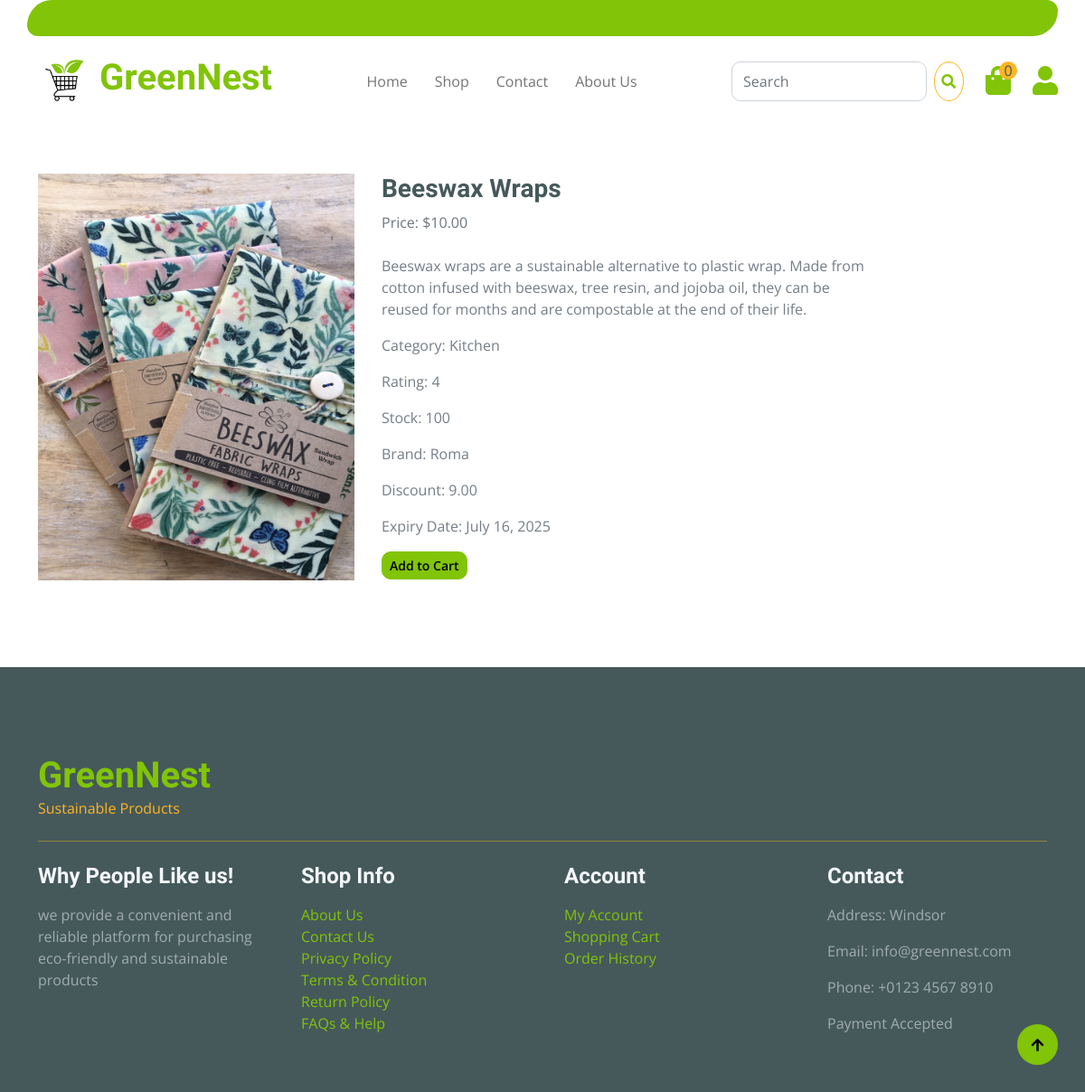
/product/1/, run on the app's committed database.
### landingPage/models.py (models this page shows, shortened)
class Product(models.Model):
    name = models.CharField(max_length=255)
    description = models.TextField(default='')
    price = models.DecimalField(max_digits=10, decimal_places=2)
    category = models.ForeignKey(Category, on_delete=models.CASCADE, related_name='products')
    stock = models.PositiveIntegerField(default=100)
    image = models.ImageField(upload_to='products/images/')
    brand = models.CharField(max_length=255, default='')
    date_added = models.DateTimeField(default=timezone.now)
    last_updated = models.DateTimeField(auto_now=True)
    discount_price = models.DecimalField(max_digits=10, decimal_places=2, null=True, blank=True)
    expiration_date = models.DateField(default=one_year_from_today)
    rating = models.PositiveIntegerField(validators=[validate_rating], null=True, blank=True)

class Category(models.Model):
    CATEGORY_CHOICES = [
        ('Kitchen', 'Kitchen'),
        ('Bathroom', 'Bathroom'),
        ('Cleaning', 'Cleaning'),
        ('Decor', 'Decor'),
    ]
    name = models.CharField(max_length=100, choices=CATEGORY_CHOICES,unique=True)

### landingPage/views.py (the view)
# urls.py: path('product/<int:product_id>/', views.product_detail, name='product_detail'),
def product_detail(request, product_id):
    product = get_object_or_404(Product, pk=product_id)
    categories = Category.objects.all()
    return render(request, 'landingPage/product.html', {'product': product, 'categories': categories})

### landingPage/templatetags/custom_filters.py (called while the page is built)
@register.filter
def cart_total_quantity(cart):
    if cart:
        return sum(cart.values())
    return 0

### landingPage/templates/landingPage/product.html (shortened to what this page needs)
{% extends 'landingPage/base.html' %}
{% load static %}
{% load cart %}
{% load custom_filter %}
{% load custom_filters %}
{% block content %}
<div class="container-fluid py-5 mb-5 hero-header">
</div>
<div class="container-fluid py-5">
    <div class="container">
        <div class="row">
            <div class="col-lg-4">
                <img class="img-fluid w-80" src="{{ product.image.url }}" style="height: 450px; width: 350px;" alt="{{ product.name }}">
            </div>
            <div class="col-lg-6">
                <h3>{{ product.name }}</h3>
                <p class="text-muted mb-4">Price: ${{ product.price }}</p>
                <p>{{ product.description }}</p>
                <p>Category: {{ product.category.name }}</p>
                <p>Rating: {{ product.rating }}</p>
                <p>Stock: {{ product.stock }}</p>
                <p>Brand: {{ product.brand }}</p>
                <p>Discount: {{ product.discount_price }}</p>
                <p>Expiry Date: {{ product.expiration_date }}</p>
                {% if product|is_in_cart:request.session.cart %}
                                            <div>
                                                <div class="btn btn-primary btn-sm">Added</div>
                                            </div>
                                        {% else %}
                                            <form action="{% url 'landingPage:add_to_cart' product.id %}" method="post">
                                                <button type="submit" class="btn btn-primary btn-sm">Add to Cart</button>
                                            </form>
                                        {% endif %}
            </div>
        </div>
    </div>
</div>
{% endblock %}

### static/css/landingPage.css (style rules this page uses)
.btn { font-weight: 600; transition: .5s; }

### data on the page
Product: image (picture), name "Beeswax Wraps", price "10.00", description "Beeswax wraps are a sustainable alternative to plastic wrap. Made from cotton infused with beeswax, tree resin, and jojoba oil, they can be reused for months and are compostable at the end of their life.", category.name "Kitchen", rating "4", stock "100", brand "Roma", discount_price "9.00", expiration_date "July 16, 2025"

### other printed values
{{ request.session.cart|cart_total_quantity }} "0"
